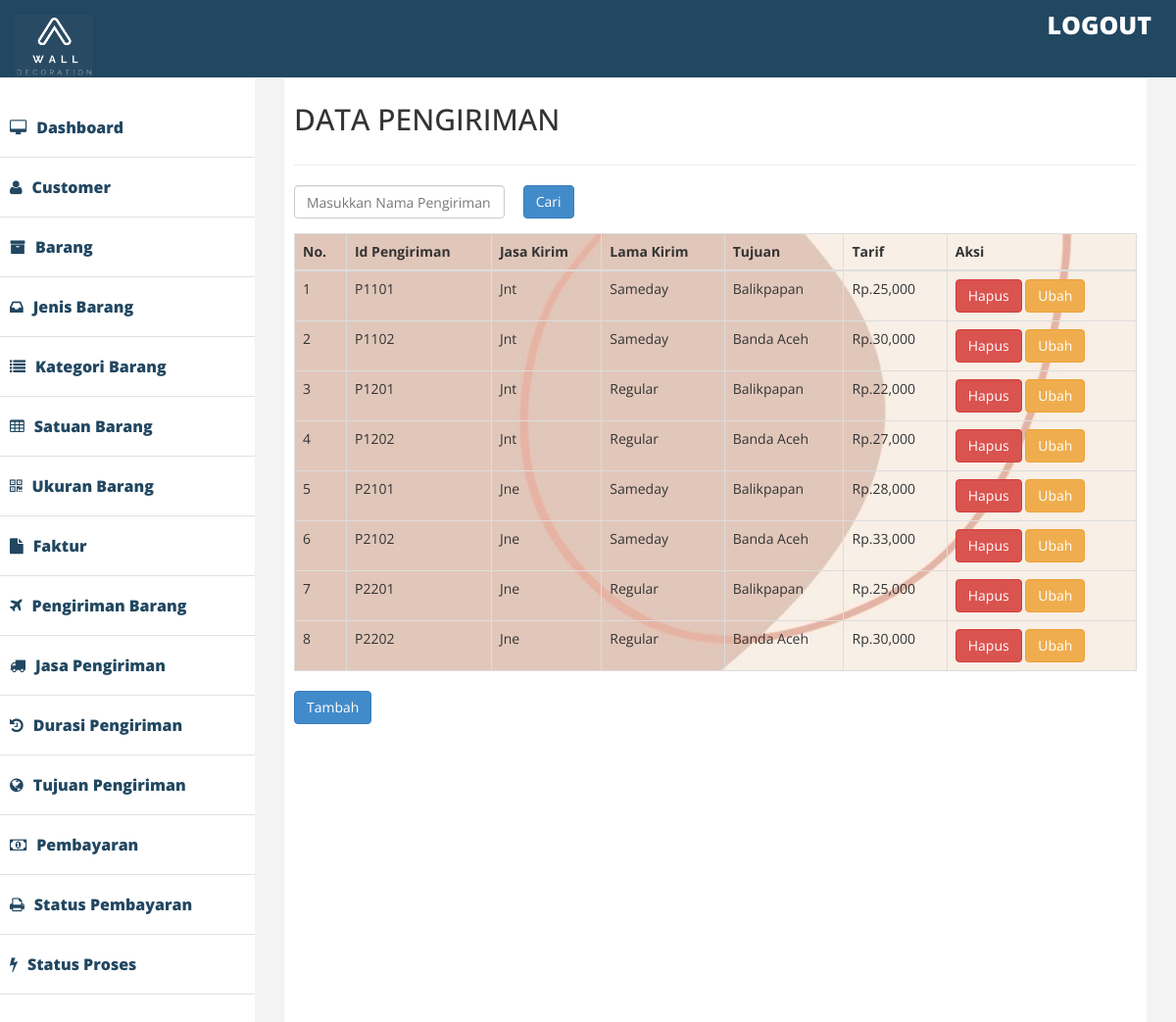
The app's page /admin/index2.php?halaman=pengiriman2 with its own data.
### tables this page shows
CREATE TABLE `pengiriman` (
  `id_pengiriman` varchar(11) NOT NULL,
  `id_jasakirim` varchar(11) NOT NULL,
  `id_lamakirim` varchar(11) NOT NULL,
  `id_tujuan` varchar(11) NOT NULL,
  `tarif` int(11) NOT NULL
);

CREATE TABLE `jasa_kirim` (
  `id_jasakirim` varchar(11) NOT NULL,
  `nama_jasakirim` varchar(11) NOT NULL
);

CREATE TABLE `lama_kirim` (
  `id_lamakirim` varchar(11) NOT NULL,
  `nama_lamakirim` varchar(20) NOT NULL,
  `ket_lamakirim` varchar(11) NOT NULL
);

CREATE TABLE `tujuan_kirim` (
  `id_tujuan` varchar(11) NOT NULL,
  `nama_tujuan` varchar(11) NOT NULL
);

### admin/pengiriman2.php (the view, shortened to what this page needs)
<div class="row">
    <div class="col-lg-12">
        <h2>DATA PENGIRIMAN</h2>
</div>
    </div>
<hr />
<form class="form-horizontal" role="search" method="post" action="index2.php?halaman=pencarianpengiriman2">
		<div class="col-md-3">
		<div class="form-group">
				<input type="text" class="form-control" name="keyword" placeholder="Masukkan Nama Pengiriman" autofocus autocomplete="off">
			</div>
		</div>
		<div class="col-md-2">
			<button class="btn btn-primary" name="cari">Cari</button>
		</div>
</form>
<table class="table table-bordered" background="img.jpg">
	<thead>
		<tr>
			<th> No. </th>
			<th> Id Pengiriman </th>
			<th> Jasa Kirim </th>
			<th> Lama Kirim </th>
			<th> Tujuan </th>
			<th> Tarif </th>
			<th> Aksi </th>
		</tr>
	</thead>
	<tbody>
		<?php $nomor=1;?>
		<?php $ambil=$koneksi->query("SELECT*FROM pengiriman JOIN jasa_kirim ON pengiriman.id_jasakirim=jasa_kirim.id_jasakirim JOIN
		lama_kirim ON pengiriman.id_lamakirim=lama_kirim.id_lamakirim JOIN
		tujuan_kirim ON pengiriman.id_tujuan=tujuan_kirim.id_tujuan");?>
		<?php while($pecah=$ambil->fetch_assoc()){?>
		<tr>
			<td><?php echo $nomor; ?></td>
			<td> <?php echo $pecah['id_pengiriman']; ?></td>
			<td> <?php echo $pecah['nama_jasakirim'] ?></td>
			<td> <?php echo $pecah['nama_lamakirim'] ?></td>
			<td> <?php echo $pecah['nama_tujuan'] ?></td>
			<td> Rp.<?php echo number_format($pecah['tarif']); ?></td>
			<td>
				<a href="index2.php?halaman=hapuspengiriman2&id=<?php echo $pecah['id_pengiriman'];?> " class="btn-danger btn" >Hapus</a>
				<a href="index2.php?halaman=ubahpengiriman2&id=<?php echo $pecah['id_pengiriman'];?>" class="btn btn-warning"> Ubah </a>
			</td>
		</tr>
		<?php $nomor++; ?>
		<?php } ?>
	</tbody>
</table>
<a href=" index2.php?halaman=tambahpengiriman2" class ="btn btn-primary"> Tambah </a>

### admin/assets/css/custom.css (style rules this page uses)
body { font-family: 'Open Sans', sans-serif; line-height:30px; }

### records on screen
pengiriman: id_pengiriman "P1101", id_jasakirim.nama_jasakirim "Jnt", id_lamakirim.nama_lamakirim "Sameday", id_tujuan.nama_tujuan "Balikpapan", tarif "25,000"
pengiriman: id_pengiriman "P1102", id_jasakirim.nama_jasakirim "Jnt", id_lamakirim.nama_lamakirim "Sameday", id_tujuan.nama_tujuan "Banda Aceh", tarif "30,000"
pengiriman: id_pengiriman "P1201", id_jasakirim.nama_jasakirim "Jnt", id_lamakirim.nama_lamakirim "Regular", id_tujuan.nama_tujuan "Balikpapan", tarif "22,000"
pengiriman: id_pengiriman "P1202", id_jasakirim.nama_jasakirim "Jnt", id_lamakirim.nama_lamakirim "Regular", id_tujuan.nama_tujuan "Banda Aceh", tarif "27,000"
pengiriman: id_pengiriman "P2101", id_jasakirim.nama_jasakirim "Jne", id_lamakirim.nama_lamakirim "Sameday", id_tujuan.nama_tujuan "Balikpapan", tarif "28,000"
pengiriman: id_pengiriman "P2102", id_jasakirim.nama_jasakirim "Jne", id_lamakirim.nama_lamakirim "Sameday", id_tujuan.nama_tujuan "Banda Aceh", tarif "33,000"
pengiriman: id_pengiriman "P2201", id_jasakirim.nama_jasakirim "Jne", id_lamakirim.nama_lamakirim "Regular", id_tujuan.nama_tujuan "Balikpapan", tarif "25,000"
pengiriman: id_pengiriman "P2202", id_jasakirim.nama_jasakirim "Jne", id_lamakirim.nama_lamakirim "Regular", id_tujuan.nama_tujuan "Banda Aceh", tarif "30,000"
